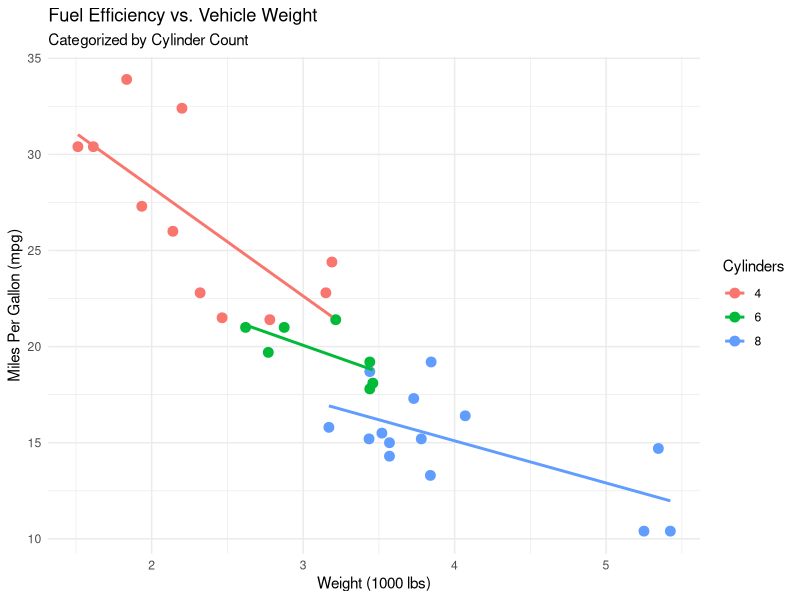
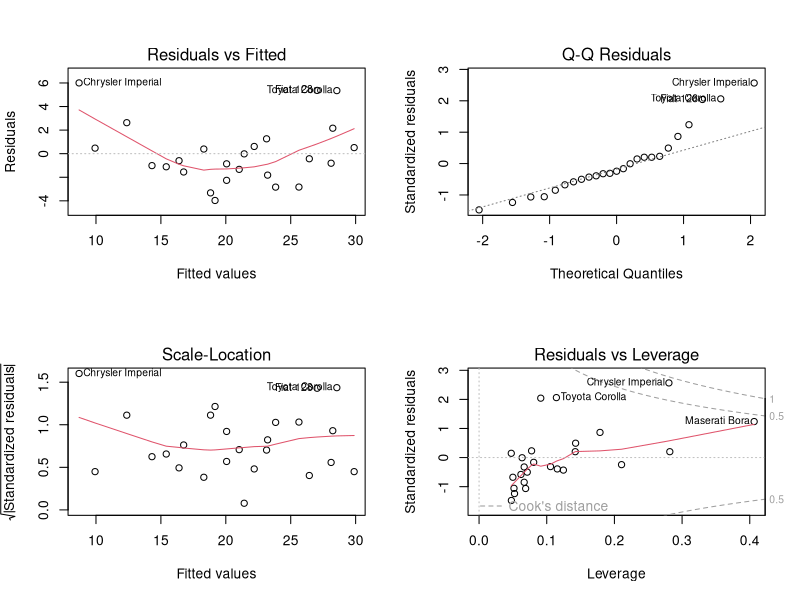

These figures' R source, in order:
## ---- chunk 1
# Load dataset
data(mtcars)

# Check for missing values in the dataset
sum(is.na(mtcars))

# Structure of the cleaned dataset
str(mtcars)

# Summary of clean data
summary(mtcars[, c("mpg", "wt", "hp", "cyl")])
library(ggplot2)

# Scatter plot with regression line showing weight vs mpg
ggplot(mtcars, aes(x = wt, y = mpg, color = factor(cyl))) +
  geom_point(size = 3) +
  geom_smooth(method = "lm", se = FALSE) +
  labs(title = "Fuel Efficiency vs. Vehicle Weight",
       subtitle = "Categorized by Cylinder Count",
       x = "Weight (1000 lbs)",
       y = "Miles Per Gallon (mpg)",
       color = "Cylinders") +
  theme_minimal()
# Reproducibility
set.seed(123)

# Train/Test Split
train_index <- sample(1:nrow(mtcars), 0.8 * nrow(mtcars))
train_data <- mtcars[train_index, ]
test_data <- mtcars[-train_index, ]

# Fit Multiple Linear Regression Model
model <- lm(mpg ~ wt + hp, data = train_data)
summary(model)
# Diagnostic Plots
par(mfrow = c(2, 2))
plot(model)
par(mfrow = c(1, 1))

# Evaluate RMSE on Test Data
predictions <- predict(model, newdata = test_data)
rmse <- sqrt(mean((test_data$mpg - predictions)^2))
print(paste("Test RMSE:", rmse))
